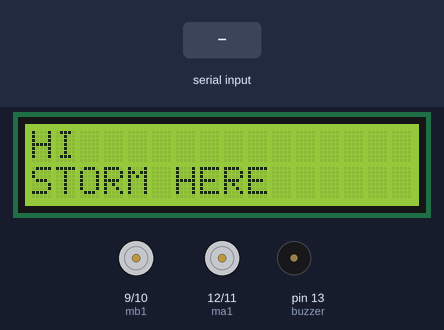
Simulated run of this sketch. Board: Arduino Uno, built with avr-gcc and run on an emulated ATmega328P. Parts: 16×2 character LCD, motor-driver pin pairs drawn as motors (green arrow = first pin HIGH = forward, orange = second pin HIGH = backward, longer = more drive), buzzer (waves = sounding, pin HIGH). Inputs (shaded band) come from the test bench. What the sketch prints to the serial monitor is not drawn.

Above: at 1.2 s.
1.3 s: "B" received over Serial
At 2.6 s:
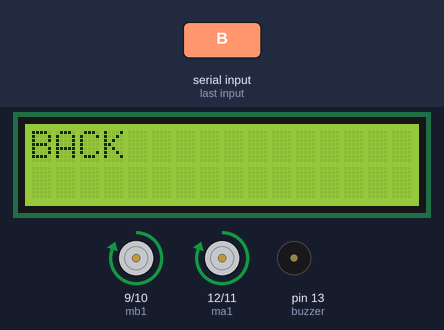
3.3 s: "F" received over Serial
At 4.3 s:
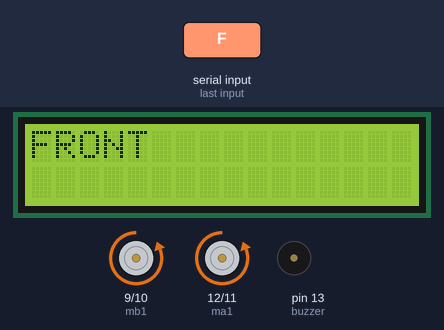
5.1 s: "R" received over Serial
At 5.9 s:
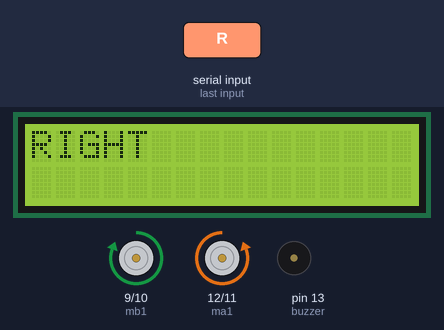
6.9 s: "L" received over Serial
At 8.5 s:
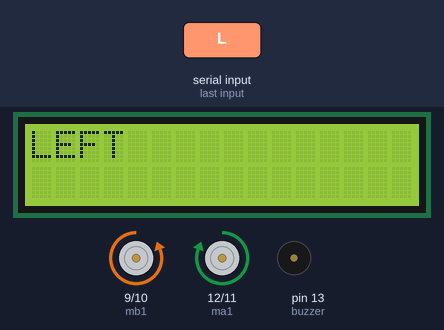
8.8 s: "1" received over Serial
At 10.3 s:
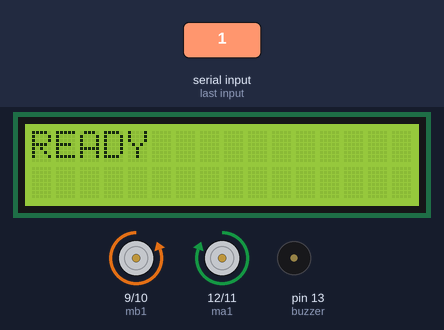
10.6 s: "S" received over Serial
At 12.1 s:
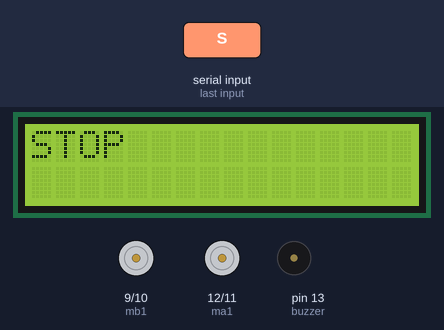
Timing chart, 0 to 13.4 s (numbered marks = the images above; inputs shaded):
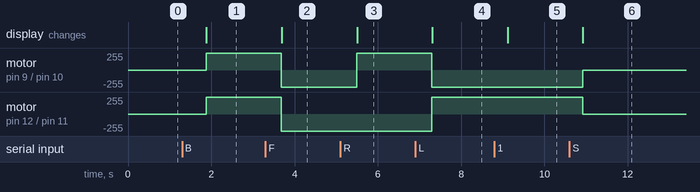

The sketch:

STORM.ino
```cpp
#include <LiquidCrystal_I2C.h>
LiquidCrystal_I2C lcd(0x27, 16, 2);

int buzzer=13;
int ma1=12;
int ma2=11;
int mb1=9;
int mb2=10;
char v1;

void setup() {
  // put your setup code here, to run once:
Serial.begin(9600);
lcd.begin();
lcd.backlight();
pinMode(buzzer,OUTPUT);
pinMode(ma1,OUTPUT);
pinMode(ma2,OUTPUT);
pinMode(mb1,OUTPUT);
pinMode(mb2,OUTPUT);
lcd.setCursor(0,0);
lcd.print("HI");
lcd.setCursor(0,1);
lcd.print("STORM HERE");
}

void loop() {
 // put your main code here, to run repeatedly:
v1=Serial.read();
Serial.println(v1);
delay(300);
if(v1=='1'){
  lcd.clear();
  lcd.setCursor(0,0);
  lcd.print("READY");
}


//back
if(v1=='B'){
  digitalWrite(ma1,HIGH);
  digitalWrite(mb1,HIGH);
  digitalWrite(ma2,LOW);
  digitalWrite(mb2,LOW);
  lcd.clear();
  lcd.print("BACK");
}


//Front
else if(v1=='F'){
  digitalWrite(ma2,HIGH);
  digitalWrite(mb2,HIGH);
  digitalWrite(ma1,LOW);
  digitalWrite(mb1,LOW);
  lcd.clear();
  lcd.print("FRONT");
}

//Right
else if(v1=='R'){
  digitalWrite(ma2,HIGH);
  digitalWrite(mb1,HIGH);
  digitalWrite(ma1,LOW);
  digitalWrite(mb2,LOW);
  lcd.clear();
  lcd.print("RIGHT");
}

//Left
else if(v1=='L'){
  digitalWrite(ma1,HIGH);
  digitalWrite(mb2,HIGH);
  digitalWrite(ma2,LOW);
  digitalWrite(mb1,LOW);
  lcd.clear();
  lcd.print("LEFT");
}

else if(v1=='S'){
  digitalWrite(ma1,LOW);
  digitalWrite(mb2,LOW);
  digitalWrite(ma2,LOW);
  digitalWrite(mb1,LOW);
  lcd.clear();
  lcd.print("STOP");

}
else if(v1=='2'){
  digitalWrite(buzzer,HIGH);
}

else if(v1=='3'){
  digitalWrite(buzzer,LOW);
}
}
```

Measured:
- after the input at 1.3 s, motor on pin 9 (mb1) / pin 10 (mb2), motor on pin 12 (ma1) / pin 11 (ma2): stopped → forward 255/255 after 0.58 s; the display: changes after 0.58 s (image 1)
- after the input at 3.3 s, motor on pin 9 (mb1) / pin 10 (mb2), motor on pin 12 (ma1) / pin 11 (ma2): forward 255/255 → backward 255/255 after 0.38 s; the display: changes after 0.39 s (image 2)
- after the input at 5.1 s, motor on pin 9 (mb1) / pin 10 (mb2): backward 255/255 → forward 255/255 after 0.39 s; the display: changes after 0.40 s (image 3)
- after the input at 6.9 s, motor on pin 9 (mb1) / pin 10 (mb2): forward 255/255 → backward 255/255 after 0.40 s; motor on pin 12 (ma1) / pin 11 (ma2): backward 255/255 → forward 255/255 after 0.40 s; the display: changes after 0.41 s (image 4)
- after the input at 8.8 s, the display: changes after 0.32 s (image 5)
- after the input at 10.6 s, motor on pin 9 (mb1) / pin 10 (mb2): backward 255/255 → stopped after 0.32 s; motor on pin 12 (ma1) / pin 11 (ma2): forward 255/255 → stopped after 0.32 s; the display: changes after 0.32 s (image 6)
